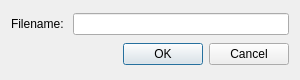
<?xml version="1.0" encoding="UTF-8"?>
<ui version="4.0">
 <class>NameCheckDialog</class>
 <widget class="QDialog" name="NameCheckDialog">
  <property name="geometry">
   <rect>
    <x>0</x>
    <y>0</y>
    <width>300</width>
    <height>80</height>
   </rect>
  </property>
  <property name="sizePolicy">
   <sizepolicy hsizetype="Fixed" vsizetype="Fixed">
    <horstretch>0</horstretch>
    <verstretch>0</verstretch>
   </sizepolicy>
  </property>
  <property name="windowTitle">
   <string>Dialog</string>
  </property>
  <layout class="QVBoxLayout" name="verticalLayout_2">
   <item>
    <layout class="QHBoxLayout" name="horizontalLayout">
     <item>
      <widget class="QLabel" name="label">
       <property name="text">
        <string>Filename: </string>
       </property>
      </widget>
     </item>
     <item>
      <widget class="QLineEdit" name="lineEdit"/>
     </item>
    </layout>
   </item>
   <item>
    <widget class="QDialogButtonBox" name="buttonBox">
     <property name="orientation">
      <enum>Qt::Horizontal</enum>
     </property>
     <property name="standardButtons">
      <set>QDialogButtonBox::Cancel|QDialogButtonBox::Ok</set>
     </property>
    </widget>
   </item>
  </layout>
 </widget>
 <resources/>
 <connections>
  <connection>
   <sender>buttonBox</sender>
   <signal>accepted()</signal>
   <receiver>NameCheckDialog</receiver>
   <slot>accept()</slot>
   <hints>
    <hint type="sourcelabel">
     <x>249</x>
     <y>66</y>
    </hint>
    <hint type="destinationlabel">
     <x>157</x>
     <y>79</y>
    </hint>
   </hints>
  </connection>
  <connection>
   <sender>buttonBox</sender>
   <signal>rejected()</signal>
   <receiver>NameCheckDialog</receiver>
   <slot>reject()</slot>
   <hints>
    <hint type="sourcelabel">
     <x>288</x>
     <y>66</y>
    </hint>
    <hint type="destinationlabel">
     <x>286</x>
     <y>79</y>
    </hint>
   </hints>
  </connection>
 </connections>
</ui>
